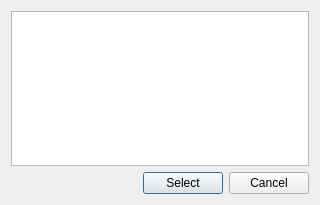
<?xml version="1.0" encoding="UTF-8"?>
<ui version="4.0">
 <class>SelectBackupFolderDialog</class>
 <widget class="QDialog" name="SelectBackupFolderDialog">
  <property name="geometry">
   <rect>
    <x>0</x>
    <y>0</y>
    <width>320</width>
    <height>205</height>
   </rect>
  </property>
  <property name="windowTitle">
   <string>Choose Backup to Inspect</string>
  </property>
  <layout class="QVBoxLayout" name="verticalLayout">
   <item>
    <widget class="QListWidget" name="backupWidget"/>
   </item>
   <item>
    <layout class="QHBoxLayout" name="horizontalLayout">
     <item>
      <spacer name="horizontalSpacer">
       <property name="orientation">
        <enum>Qt::Horizontal</enum>
       </property>
       <property name="sizeHint" stdset="0">
        <size>
         <width>40</width>
         <height>20</height>
        </size>
       </property>
      </spacer>
     </item>
     <item>
      <widget class="QPushButton" name="selectButton">
       <property name="text">
        <string>Select</string>
       </property>
      </widget>
     </item>
     <item>
      <widget class="QPushButton" name="cancelButton">
       <property name="text">
        <string>Cancel</string>
       </property>
      </widget>
     </item>
    </layout>
   </item>
  </layout>
 </widget>
 <resources/>
 <connections>
  <connection>
   <sender>selectButton</sender>
   <signal>clicked()</signal>
   <receiver>SelectBackupFolderDialog</receiver>
   <slot>accept()</slot>
   <hints>
    <hint type="sourcelabel">
     <x>147</x>
     <y>302</y>
    </hint>
    <hint type="destinationlabel">
     <x>117</x>
     <y>186</y>
    </hint>
   </hints>
  </connection>
  <connection>
   <sender>cancelButton</sender>
   <signal>clicked()</signal>
   <receiver>SelectBackupFolderDialog</receiver>
   <slot>reject()</slot>
   <hints>
    <hint type="sourcelabel">
     <x>260</x>
     <y>300</y>
    </hint>
    <hint type="destinationlabel">
     <x>222</x>
     <y>189</y>
    </hint>
   </hints>
  </connection>
 </connections>
</ui>
